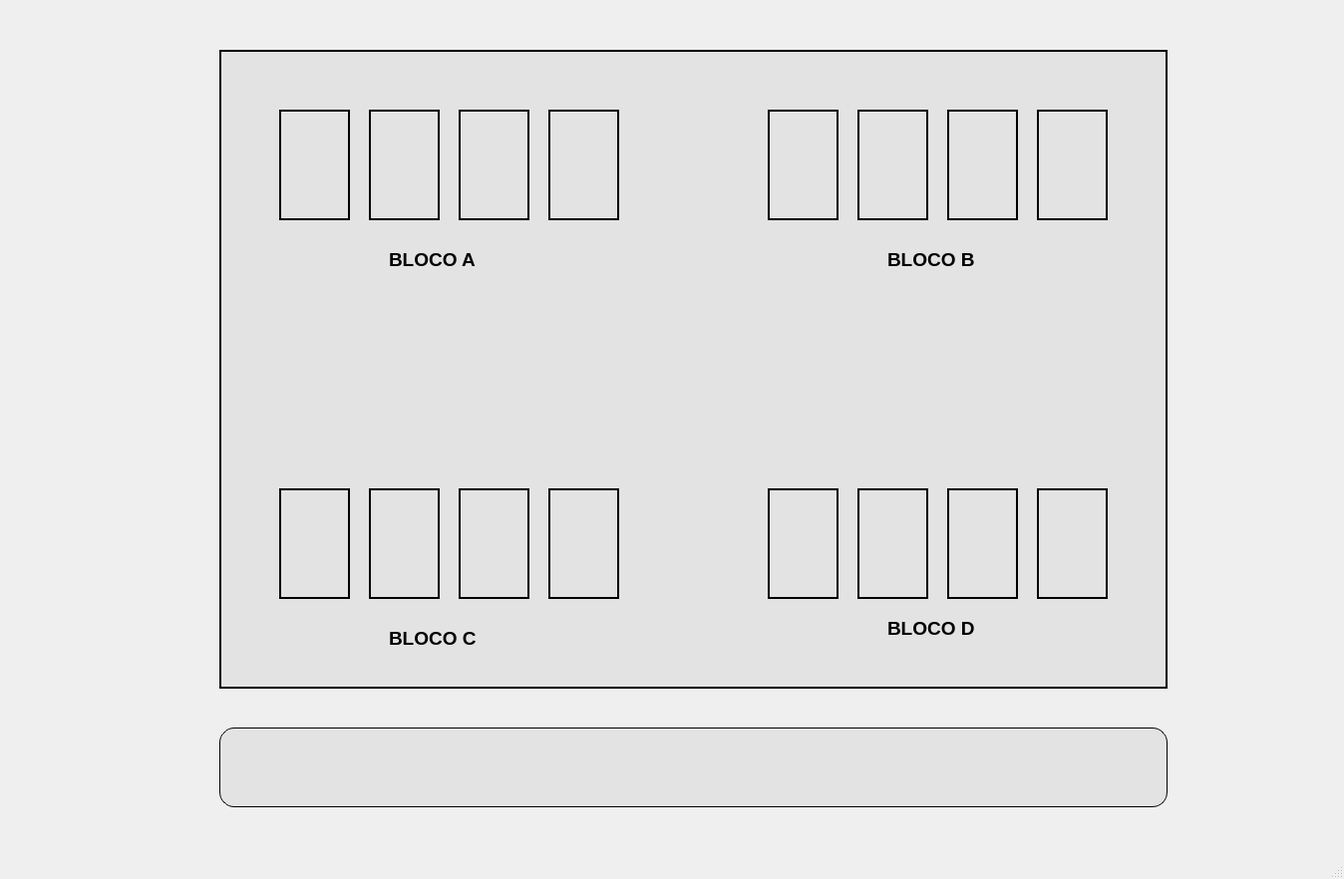
<?xml version="1.0" encoding="UTF-8"?>
<ui version="4.0">
 <class>MainWindow</class>
 <widget class="QMainWindow" name="MainWindow">
  <property name="geometry">
   <rect>
    <x>0</x>
    <y>0</y>
    <width>1348</width>
    <height>882</height>
   </rect>
  </property>
  <property name="windowTitle">
   <string>MainWindow</string>
  </property>
  <widget class="QWidget" name="centralwidget">
   <widget class="QListWidget" name="listWidget">
    <property name="geometry">
     <rect>
      <x>440</x>
      <y>920</y>
      <width>951</width>
      <height>121</height>
     </rect>
    </property>
   </widget>
   <widget class="QFrame" name="frame_34">
    <property name="geometry">
     <rect>
      <x>220</x>
      <y>730</y>
      <width>951</width>
      <height>80</height>
     </rect>
    </property>
    <property name="styleSheet">
     <string notr="true">QFrame{
	border-radius: 15px;
	border: 1px solid black;
	background-color: #e3e3e3;}</string>
    </property>
    <property name="frameShape">
     <enum>QFrame::StyledPanel</enum>
    </property>
    <property name="frameShadow">
     <enum>QFrame::Raised</enum>
    </property>
    <widget class="QLabel" name="label_9">
     <property name="geometry">
      <rect>
       <x>130</x>
       <y>20</y>
       <width>681</width>
       <height>41</height>
      </rect>
     </property>
     <property name="styleSheet">
      <string notr="true">QLabel{
	border: 0px;}</string>
     </property>
     <property name="text">
      <string/>
     </property>
    </widget>
   </widget>
   <widget class="QFrame" name="frame">
    <property name="geometry">
     <rect>
      <x>220</x>
      <y>50</y>
      <width>951</width>
      <height>641</height>
     </rect>
    </property>
    <property name="autoFillBackground">
     <bool>false</bool>
    </property>
    <property name="styleSheet">
     <string notr="true">QFrame {
		border : 2px solid black;
		background-color:#e3e3e3; }</string>
    </property>
    <property name="frameShape">
     <enum>QFrame::StyledPanel</enum>
    </property>
    <property name="frameShadow">
     <enum>QFrame::Raised</enum>
    </property>
    <widget class="QFrame" name="vagas1">
     <property name="geometry">
      <rect>
       <x>60</x>
       <y>60</y>
       <width>71</width>
       <height>111</height>
      </rect>
     </property>
     <property name="frameShape">
      <enum>QFrame::StyledPanel</enum>
     </property>
     <property name="frameShadow">
      <enum>QFrame::Raised</enum>
     </property>
    </widget>
    <widget class="QFrame" name="vagas2">
     <property name="geometry">
      <rect>
       <x>150</x>
       <y>60</y>
       <width>71</width>
       <height>111</height>
      </rect>
     </property>
     <property name="frameShape">
      <enum>QFrame::StyledPanel</enum>
     </property>
     <property name="frameShadow">
      <enum>QFrame::Raised</enum>
     </property>
    </widget>
    <widget class="QFrame" name="vagas4">
     <property name="geometry">
      <rect>
       <x>330</x>
       <y>60</y>
       <width>71</width>
       <height>111</height>
      </rect>
     </property>
     <property name="frameShape">
      <enum>QFrame::StyledPanel</enum>
     </property>
     <property name="frameShadow">
      <enum>QFrame::Raised</enum>
     </property>
    </widget>
    <widget class="QFrame" name="vagas3">
     <property name="geometry">
      <rect>
       <x>240</x>
       <y>60</y>
       <width>71</width>
       <height>111</height>
      </rect>
     </property>
     <property name="frameShape">
      <enum>QFrame::StyledPanel</enum>
     </property>
     <property name="frameShadow">
      <enum>QFrame::Raised</enum>
     </property>
    </widget>
    <widget class="QFrame" name="vagas6">
     <property name="geometry">
      <rect>
       <x>640</x>
       <y>60</y>
       <width>71</width>
       <height>111</height>
      </rect>
     </property>
     <property name="frameShape">
      <enum>QFrame::StyledPanel</enum>
     </property>
     <property name="frameShadow">
      <enum>QFrame::Raised</enum>
     </property>
    </widget>
    <widget class="QFrame" name="vagas8">
     <property name="geometry">
      <rect>
       <x>820</x>
       <y>60</y>
       <width>71</width>
       <height>111</height>
      </rect>
     </property>
     <property name="frameShape">
      <enum>QFrame::StyledPanel</enum>
     </property>
     <property name="frameShadow">
      <enum>QFrame::Raised</enum>
     </property>
    </widget>
    <widget class="QFrame" name="vagas5">
     <property name="geometry">
      <rect>
       <x>550</x>
       <y>60</y>
       <width>71</width>
       <height>111</height>
      </rect>
     </property>
     <property name="frameShape">
      <enum>QFrame::StyledPanel</enum>
     </property>
     <property name="frameShadow">
      <enum>QFrame::Raised</enum>
     </property>
    </widget>
    <widget class="QFrame" name="vagas7">
     <property name="geometry">
      <rect>
       <x>730</x>
       <y>60</y>
       <width>71</width>
       <height>111</height>
      </rect>
     </property>
     <property name="frameShape">
      <enum>QFrame::StyledPanel</enum>
     </property>
     <property name="frameShadow">
      <enum>QFrame::Raised</enum>
     </property>
    </widget>
    <widget class="QFrame" name="vagas16">
     <property name="geometry">
      <rect>
       <x>820</x>
       <y>440</y>
       <width>71</width>
       <height>111</height>
      </rect>
     </property>
     <property name="frameShape">
      <enum>QFrame::StyledPanel</enum>
     </property>
     <property name="frameShadow">
      <enum>QFrame::Raised</enum>
     </property>
    </widget>
    <widget class="QFrame" name="vagas15">
     <property name="geometry">
      <rect>
       <x>730</x>
       <y>440</y>
       <width>71</width>
       <height>111</height>
      </rect>
     </property>
     <property name="frameShape">
      <enum>QFrame::StyledPanel</enum>
     </property>
     <property name="frameShadow">
      <enum>QFrame::Raised</enum>
     </property>
    </widget>
    <widget class="QFrame" name="vagas10">
     <property name="geometry">
      <rect>
       <x>150</x>
       <y>440</y>
       <width>71</width>
       <height>111</height>
      </rect>
     </property>
     <property name="frameShape">
      <enum>QFrame::StyledPanel</enum>
     </property>
     <property name="frameShadow">
      <enum>QFrame::Raised</enum>
     </property>
    </widget>
    <widget class="QFrame" name="vagas12">
     <property name="geometry">
      <rect>
       <x>330</x>
       <y>440</y>
       <width>71</width>
       <height>111</height>
      </rect>
     </property>
     <property name="frameShape">
      <enum>QFrame::StyledPanel</enum>
     </property>
     <property name="frameShadow">
      <enum>QFrame::Raised</enum>
     </property>
    </widget>
    <widget class="QFrame" name="vagas13">
     <property name="geometry">
      <rect>
       <x>550</x>
       <y>440</y>
       <width>71</width>
       <height>111</height>
      </rect>
     </property>
     <property name="frameShape">
      <enum>QFrame::StyledPanel</enum>
     </property>
     <property name="frameShadow">
      <enum>QFrame::Raised</enum>
     </property>
    </widget>
    <widget class="QFrame" name="vagas9">
     <property name="geometry">
      <rect>
       <x>60</x>
       <y>440</y>
       <width>71</width>
       <height>111</height>
      </rect>
     </property>
     <property name="frameShape">
      <enum>QFrame::StyledPanel</enum>
     </property>
     <property name="frameShadow">
      <enum>QFrame::Raised</enum>
     </property>
    </widget>
    <widget class="QFrame" name="vagas11">
     <property name="geometry">
      <rect>
       <x>240</x>
       <y>440</y>
       <width>71</width>
       <height>111</height>
      </rect>
     </property>
     <property name="frameShape">
      <enum>QFrame::StyledPanel</enum>
     </property>
     <property name="frameShadow">
      <enum>QFrame::Raised</enum>
     </property>
    </widget>
    <widget class="QFrame" name="vagas14">
     <property name="geometry">
      <rect>
       <x>640</x>
       <y>440</y>
       <width>71</width>
       <height>111</height>
      </rect>
     </property>
     <property name="frameShape">
      <enum>QFrame::StyledPanel</enum>
     </property>
     <property name="frameShadow">
      <enum>QFrame::Raised</enum>
     </property>
    </widget>
    <widget class="QLabel" name="label">
     <property name="geometry">
      <rect>
       <x>170</x>
       <y>190</y>
       <width>101</width>
       <height>41</height>
      </rect>
     </property>
     <property name="font">
      <font>
       <pointsize>14</pointsize>
       <weight>75</weight>
       <bold>true</bold>
      </font>
     </property>
     <property name="styleSheet">
      <string notr="true">QLabel{
	border: 0px;}</string>
     </property>
     <property name="text">
      <string>BLOCO A</string>
     </property>
    </widget>
    <widget class="QLabel" name="label_2">
     <property name="geometry">
      <rect>
       <x>670</x>
       <y>190</y>
       <width>101</width>
       <height>41</height>
      </rect>
     </property>
     <property name="font">
      <font>
       <pointsize>14</pointsize>
       <weight>75</weight>
       <bold>true</bold>
      </font>
     </property>
     <property name="styleSheet">
      <string notr="true">QLabel{
	border: 0px;}</string>
     </property>
     <property name="text">
      <string>BLOCO B</string>
     </property>
    </widget>
    <widget class="QLabel" name="label_3">
     <property name="geometry">
      <rect>
       <x>170</x>
       <y>570</y>
       <width>101</width>
       <height>41</height>
      </rect>
     </property>
     <property name="font">
      <font>
       <pointsize>14</pointsize>
       <weight>75</weight>
       <bold>true</bold>
      </font>
     </property>
     <property name="styleSheet">
      <string notr="true">QLabel{
	border: 0px;}</string>
     </property>
     <property name="text">
      <string>BLOCO C</string>
     </property>
    </widget>
    <widget class="QLabel" name="label_4">
     <property name="geometry">
      <rect>
       <x>670</x>
       <y>560</y>
       <width>101</width>
       <height>41</height>
      </rect>
     </property>
     <property name="font">
      <font>
       <pointsize>14</pointsize>
       <weight>75</weight>
       <bold>true</bold>
      </font>
     </property>
     <property name="styleSheet">
      <string notr="true">QLabel{
	border: 0px;}</string>
     </property>
     <property name="text">
      <string>BLOCO D</string>
     </property>
    </widget>
   </widget>
  </widget>
  <widget class="QMenuBar" name="menubar">
   <property name="geometry">
    <rect>
     <x>0</x>
     <y>0</y>
     <width>1348</width>
     <height>21</height>
    </rect>
   </property>
  </widget>
  <widget class="QStatusBar" name="statusbar"/>
 </widget>
 <resources/>
 <connections/>
</ui>
